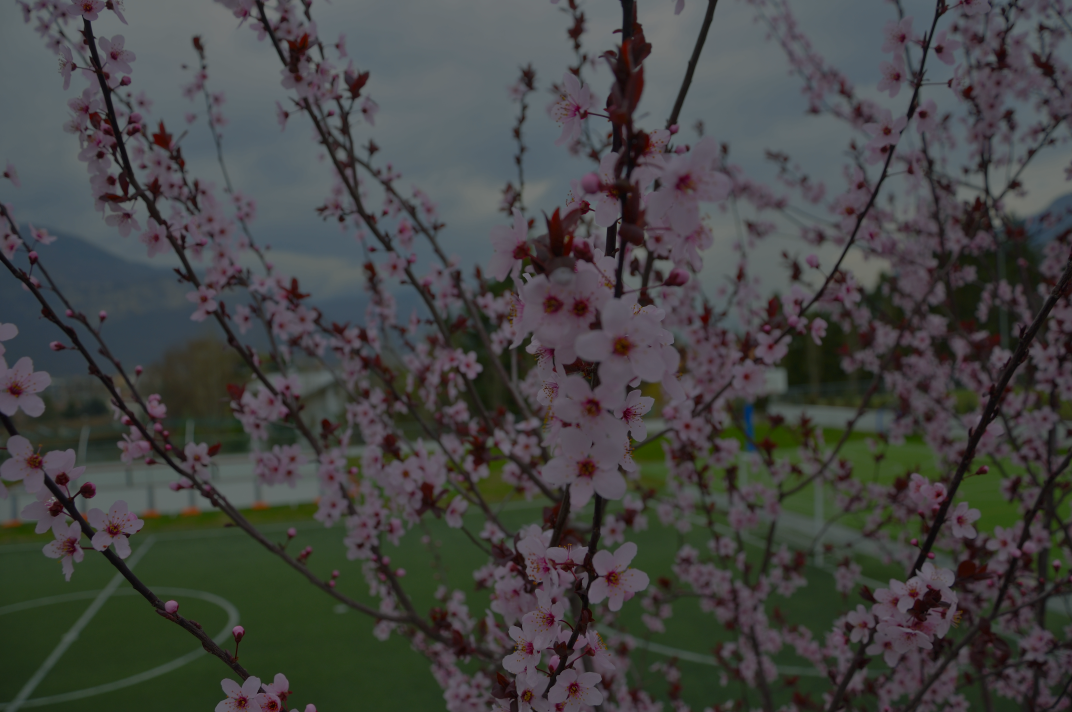
#> input picture scripts_for_ed_nn/1_contrast_change_alpha_0_5.png, 2144 x 1424 px (shown at 1/2 size)
$ python -i ContrastImprover.py   (imports and definitions only)
#> lines starting #> are read from the running program, lines starting #| are printed output that depends on the picture
import cv2
import numpy as np
from skimage.exposure import adjust_gamma, adjust_sigmoid

class ContrastImprover:

    @staticmethod
    def CLAHE(frame, clipLimit=4.0, titleGridSizeX=8, titleGridSizeY=8):
#> called with clipLimit = 4, titleGridSizeX = 8, titleGridSizeY = 8
        lab_frame = cv2.cvtColor(frame, cv2.COLOR_RGB2LAB)
#> lab_frame: shape (1424, 2144, 3); mean of channels 0, 1, 2 73.6, 127.7, 129.1
        l, a, b = cv2.split(lab_frame)
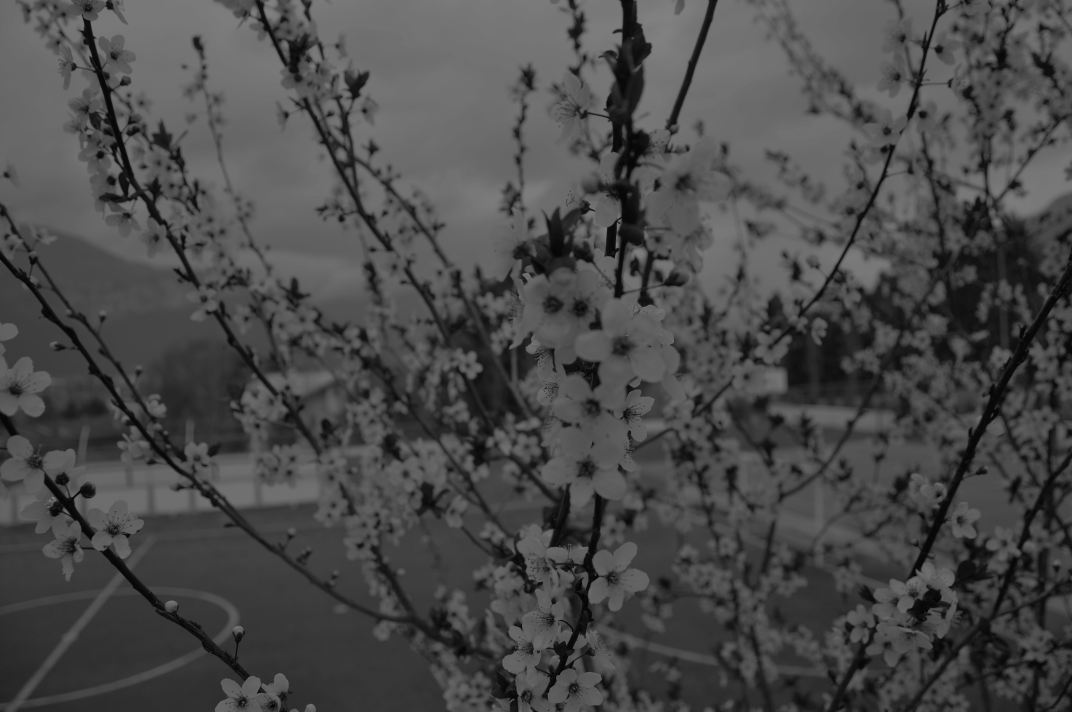
#> l: shape (1424, 2144) (shown at 1/2 size); min 1, max 128, mean 73.6
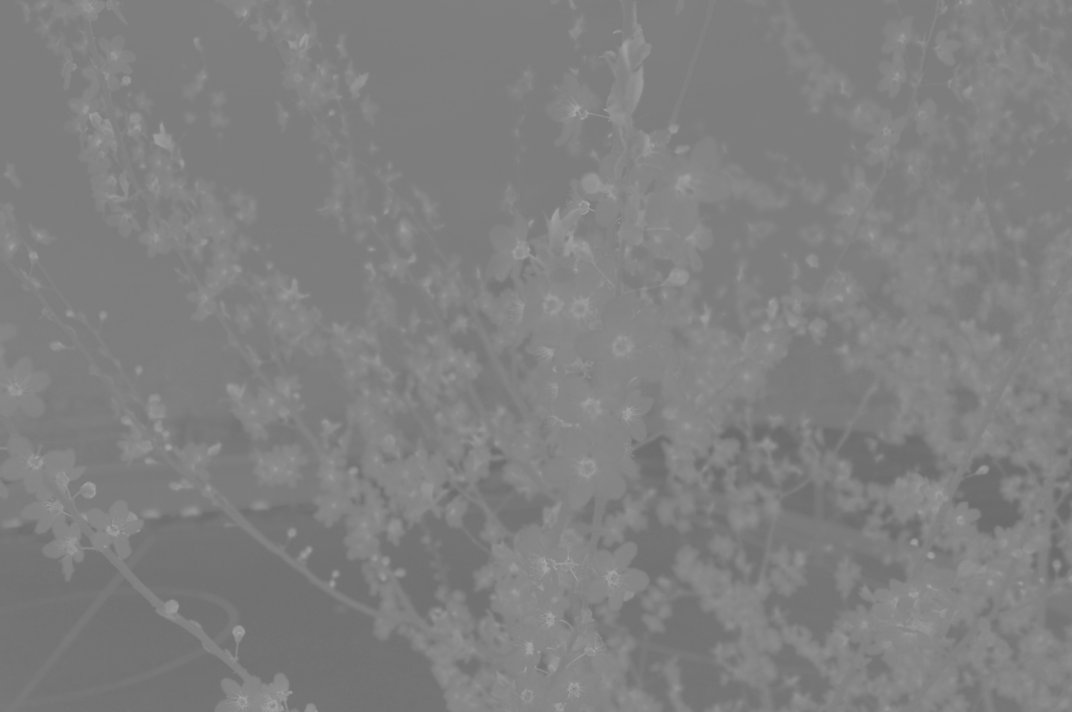
#> a: shape (1424, 2144) (shown at 1/2 size); min 106, max 168, mean 127.7
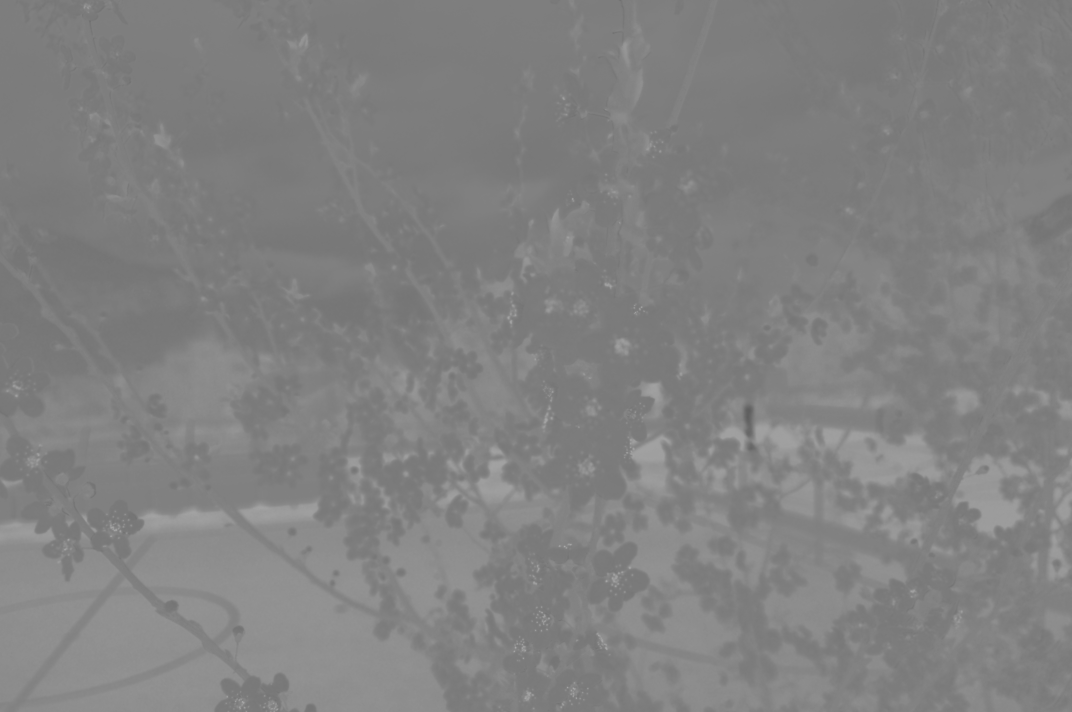
#> b: shape (1424, 2144) (shown at 1/2 size); min 94, max 174, mean 129.1
        clahe = cv2.createCLAHE(clipLimit=clipLimit, tileGridSize=(titleGridSizeX, titleGridSizeY))
        l = clahe.apply(l)
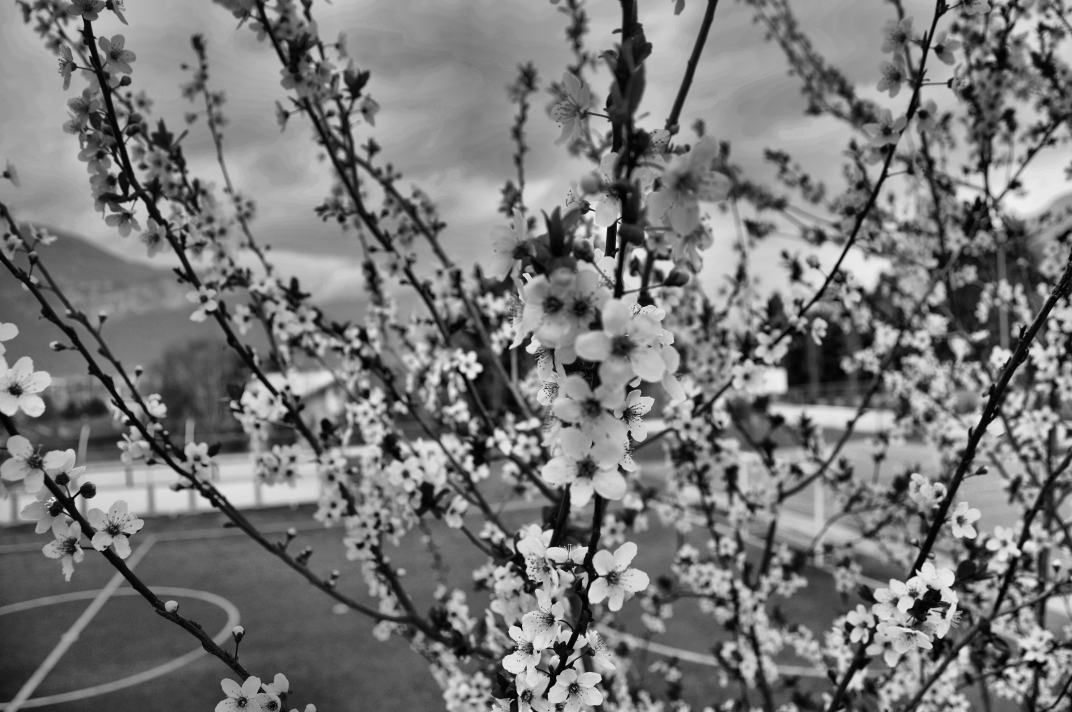
#> l: shape (1424, 2144) (shown at 1/2 size); min 0, max 242, mean 119.4
        res = cv2.merge((l, a, b))
#> res: shape (1424, 2144, 3); mean of channels 0, 1, 2 119.4, 127.7, 129.1
        return cv2.cvtColor(res, cv2.COLOR_LAB2RGB)
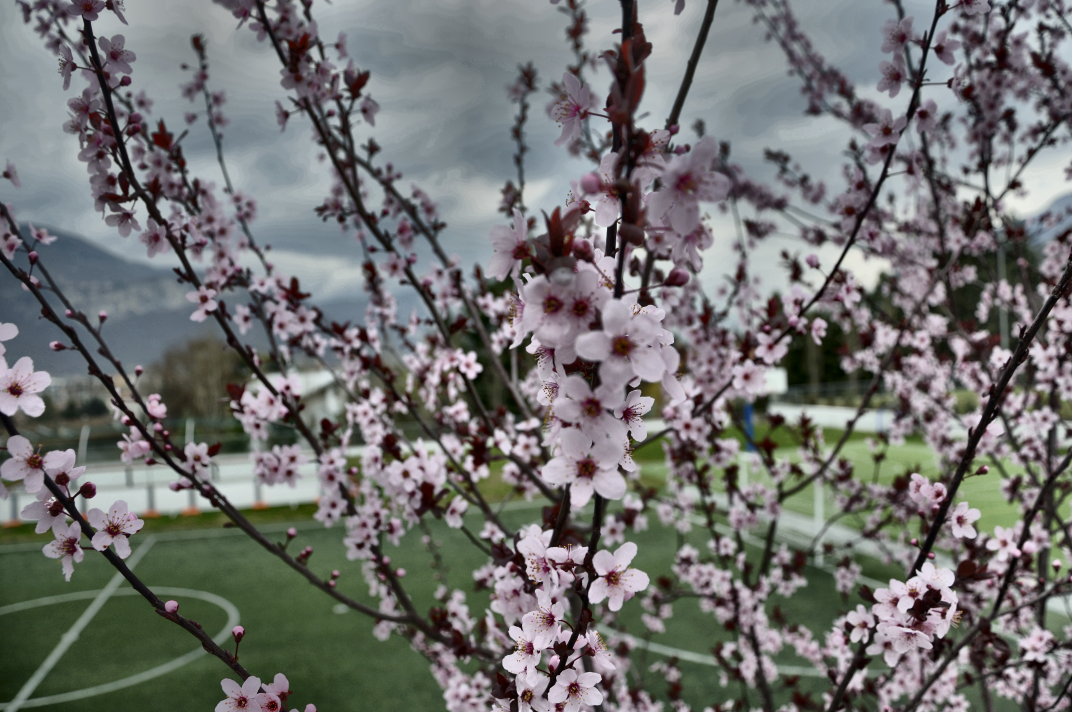
#> returned value: shape (1424, 2144, 3) (shown at 1/2 size); mean R, G, B 112.5, 113.2, 111.7

    # Histogram Equalization
    # [48 lines left out: functions HE, adjust_contrast, gamma_correction, sigmoid_correction, auto_gamma, not called in this run]

>>> import cv2
>>> picture = cv2.cvtColor(cv2.imread('../../scripts_for_ed_nn/1_contrast_change_alpha_0_5.png'), cv2.COLOR_BGR2RGB)
>>> result = ContrastImprover().CLAHE(picture)
